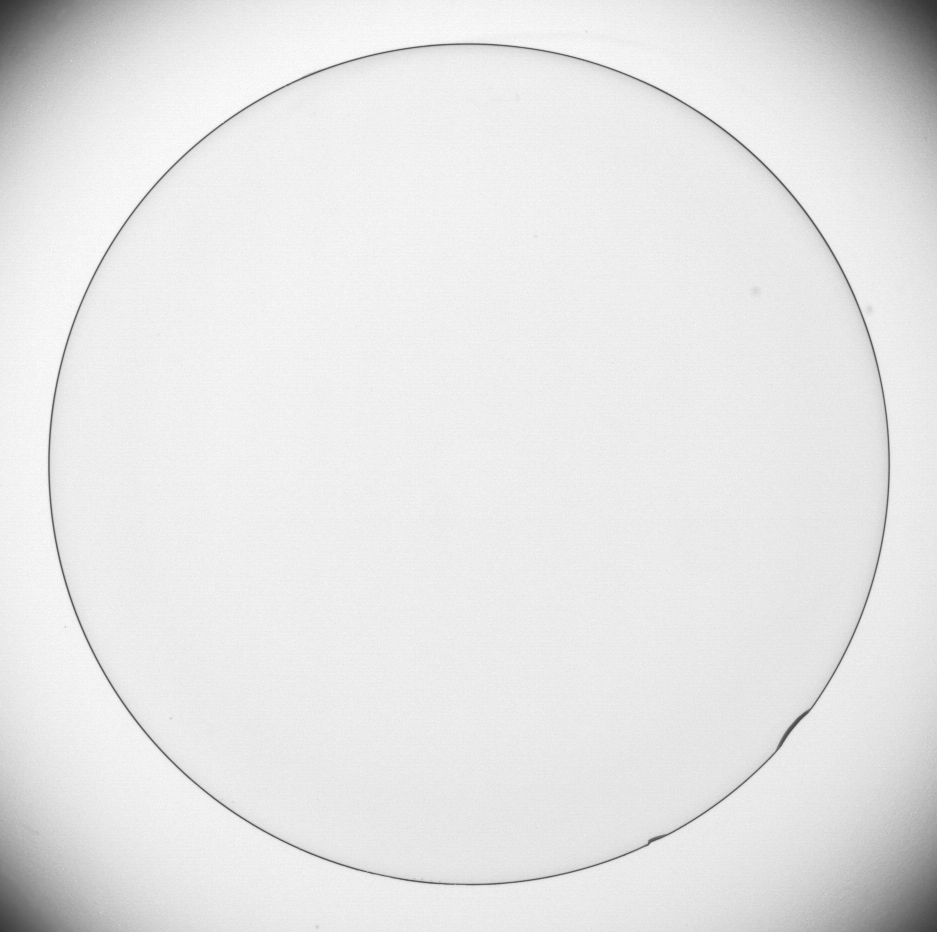
#> input picture Robert_Sobel_Laplacian/test1.tif, 937 x 932 px
$ python sobel.py
#> lines starting #> are read from the running program, lines starting #| are printed output that depends on the picture
import cv2 as cv
import numpy as np
import  matplotlib.pylab as plt

def convo_filter(img, mask):
    m, n = img.shape
    img_new = np.zeros([m, n])
    for i in range(1, m-1):
        for j in range(1, n-1):
            temp = img[i-1, j-1]*mask[0, 0]\
                 + img[i-1, j]*mask[0, 1]\
                 + img[i-1, j+1]*mask[0, 2]\
                 + img[i, j-1]*mask[1, 0]\
                 + img[i, j]*mask[1, 1]\
                 + img[i, j+1]*mask[1, 2]\
                 + img[i+1, j-1]*mask[2, 0]\
                 + img[i+1, j]*mask[2, 1]\
                 + img[i+1, j+1]*mask[2, 2]
            img_new[i, j] = temp
    img_new = img_new.astype(dtype=np.uint8)
    return img_new

sobel_1 = np.array(([-1, -2, -1],
                    [0, 0, 0],
                    [1, 2, 1]), dtype='float')

sobel_2 = np.array(([-1, 0, 1],
                    [-2, 0, 2],
                    [-1, 0, 1]), dtype='float')

fig = plt.figure(figsize=(16, 9))
(ax1, ax2, ax3), (ax4, ax5, ax6) = fig.subplots(2, 3)

image = cv.imread('test1.tif', 0)
#> image is the input picture: shape (932, 937); min 50, max 255, mean 229.7
ax1.imshow(image, cmap='gray')
ax1.set_title("Original")

image_sobel_1 = convo_filter(image, sobel_1)
#> after the loop in convo_filter, `for i in range(1, m-1):`:
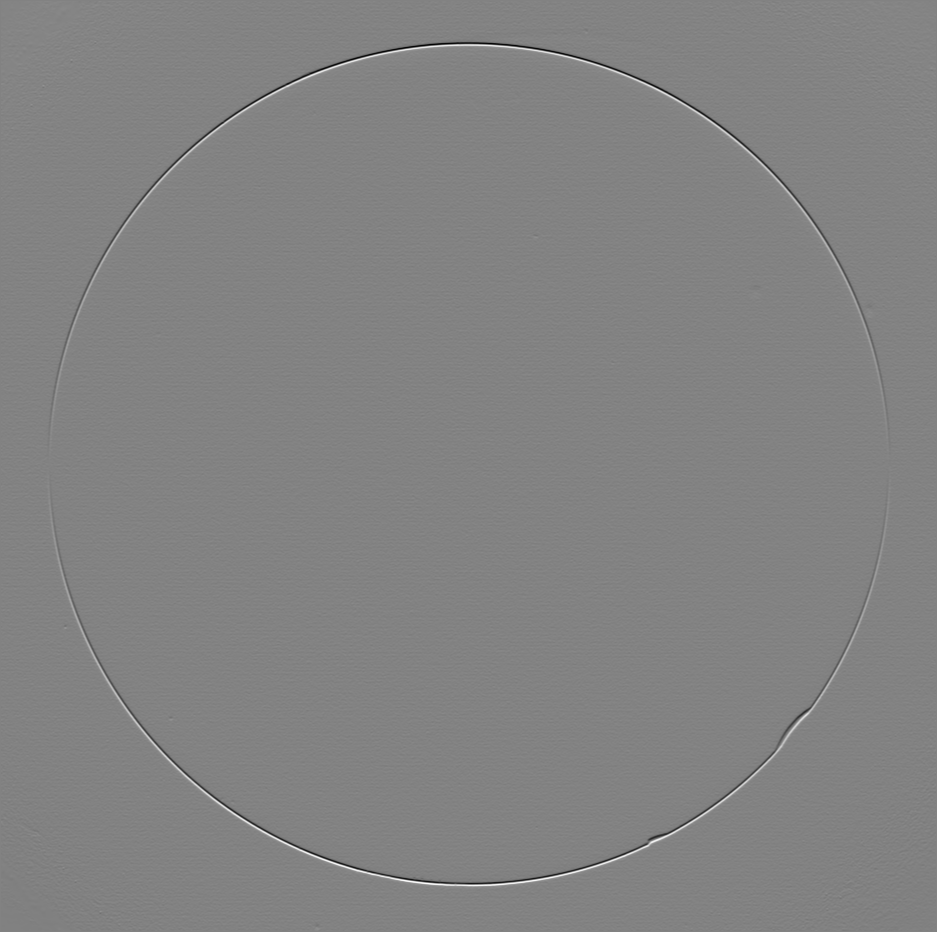
#> img_new: shape (932, 937) float64; min -597, max 567, mean 0; drawn with min black and max white
#> in convo_filter, `img_new = img_new.astype(dtype=np.uint8)`:
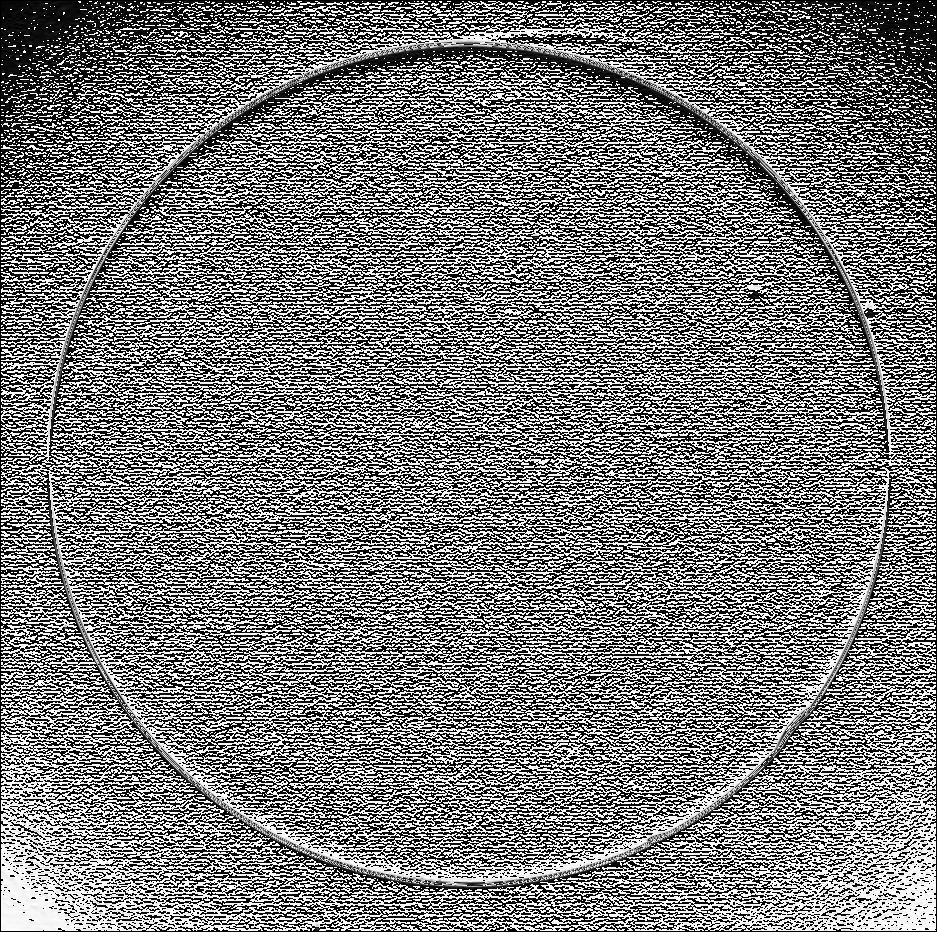
#> img_new: shape (932, 937); min 0, max 255, mean 120.9
ax2.imshow(image_sobel_1, cmap='gray')
ax2.set_title("sobel 1 filter")

image_sobel_2 = convo_filter(image, sobel_2)
#> in convo_filter (call 2), `img_new = img_new.astype(dtype=np.uint8)`:
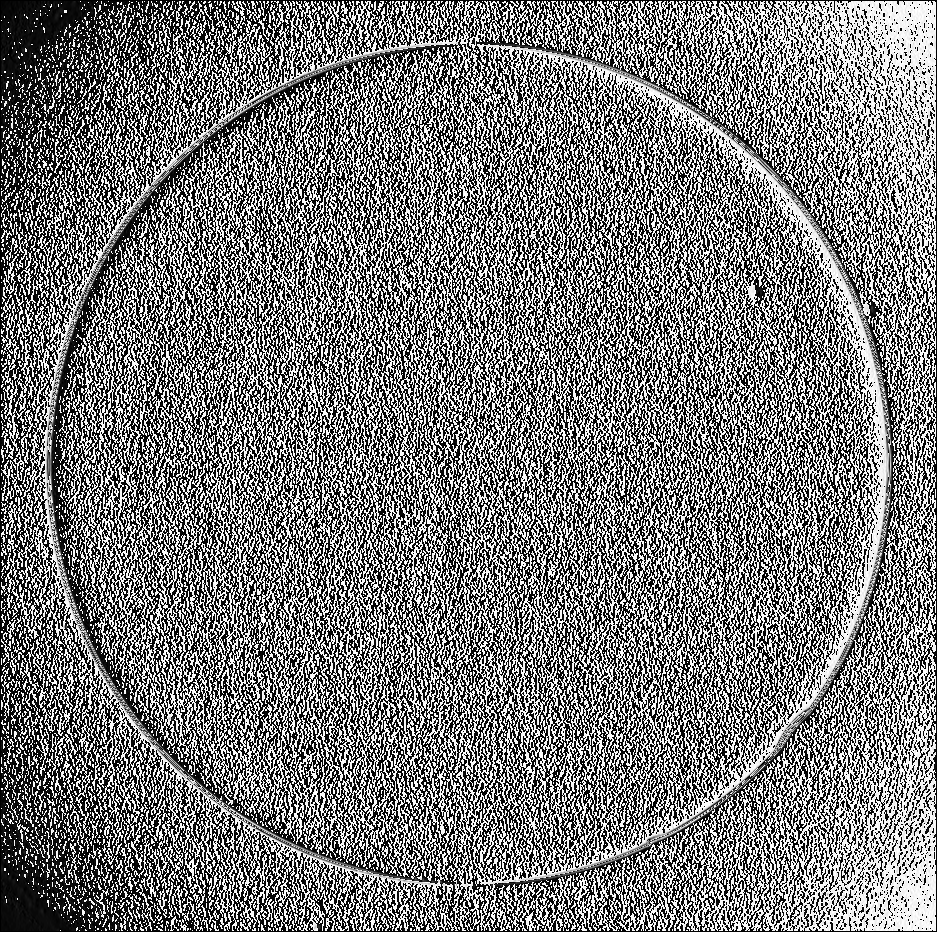
#> img_new: shape (932, 937); min 0, max 255, mean 120.9
ax3.imshow(image_sobel_2, cmap='gray')
ax3.set_title("sobel 2 filter")

ax4.axis('off')

image_sobel_sum = image_sobel_1 + image_sobel_2
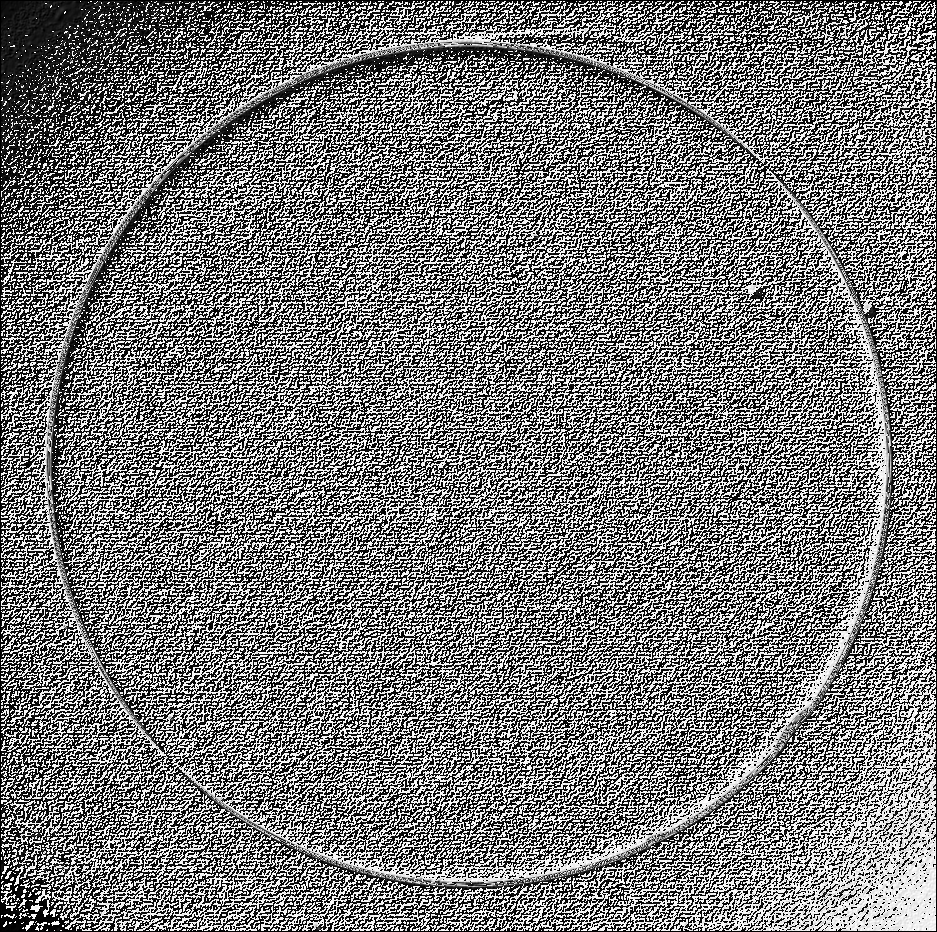
#> image_sobel_sum: shape (932, 937); min 0, max 254, mean 119
ax5.imshow(image_sobel_sum, cmap='gray')
ax5.set_title("sobel sum filter")

image_new = image_sobel_sum + image
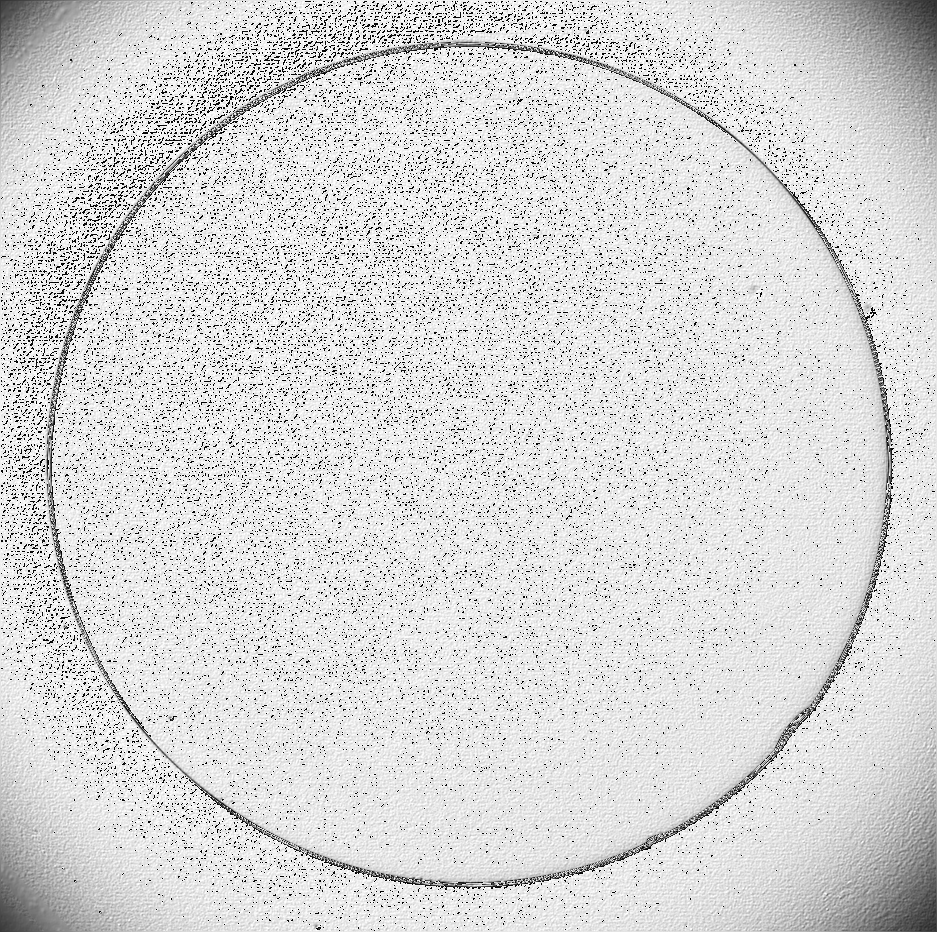
#> image_new: shape (932, 937); min 0, max 255, mean 215.3
ax6.imshow(image_new, cmap='gray')
ax6.set_title("Result")

plt.show()

$ run again, with Robert_Sobel_Laplacian/test2.tif copied over Robert_Sobel_Laplacian/test1.tif
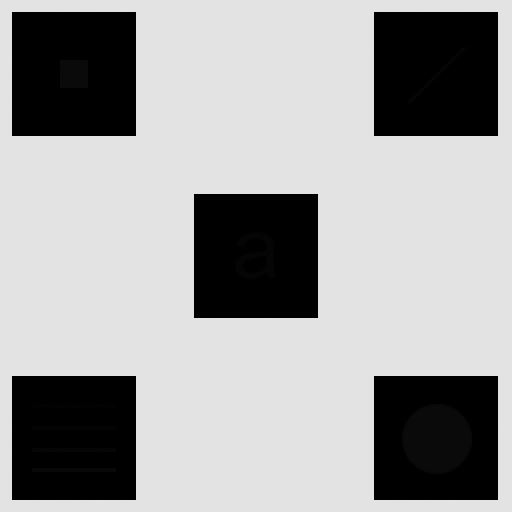
#> input picture Robert_Sobel_Laplacian/test2.tif, 512 x 512 px
#> image is the input picture: shape (512, 512); min 0, max 228, mean 160.7
#> after the loop in convo_filter (call 2), `for i in range(1, m-1):`:
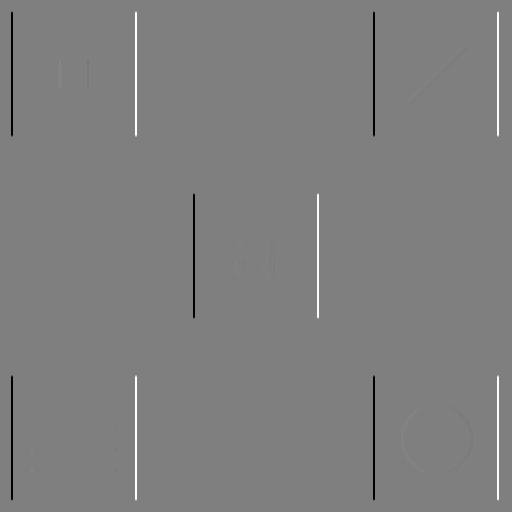
#> img_new: shape (512, 512) float64; min -911, max 911, mean 0; drawn with min black and max white
#> `image_new = image_sobel_sum + image`:
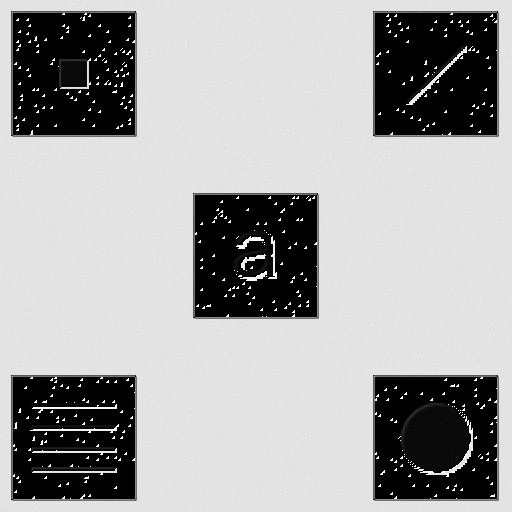
#> image_new: shape (512, 512); min 0, max 255, mean 164.9
